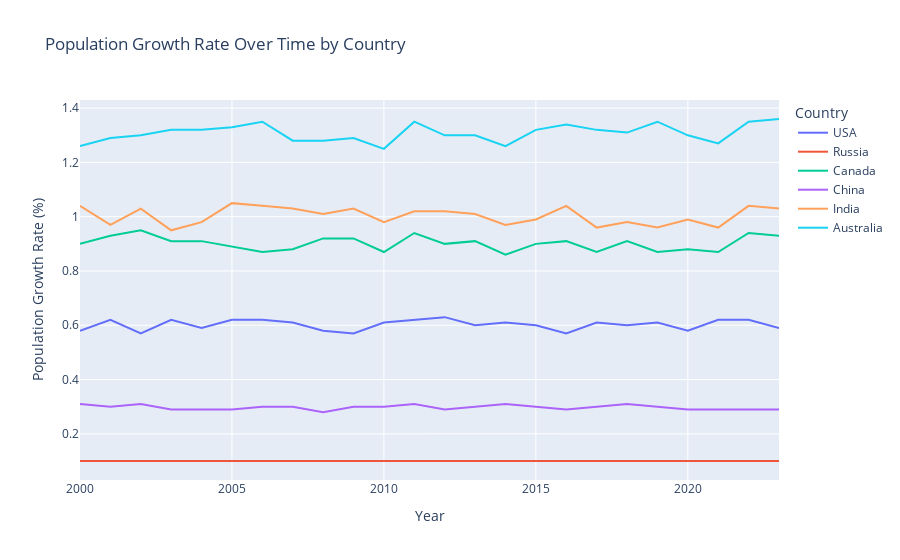

The notebook cell saved with this chart:
### Code cell
fig = px.line(df, x='Year', y='Population Growth Rate (%)', color='Country', title='Population Growth Rate Over Time by Country')
fig.show()

### Figure 1 — Plotly figure (JSON) as saved in the notebook; plotly's stock layout.template omitted (floating-point values rounded to 4 significant figures)
{"data": [{"hovertemplate": "Country=USA<br>Year=%{x}<br>Population Growth Rate (%)=%{y}<extra></extra>", "legendgroup": "USA", "line": {"color": "#636efa", "dash": "solid"}, "marker": {"symbol": "circle"}, "mode": "lines", "name": "USA", "orientation": "v", "showlegend": true, "type": "scatter", "x": [2000, 2001, 2002, 2003, 2004, 2005, 2006, 2007, 2008, 2009, 2010, 2011, 2012, 2013, 2014, 2015, 2016, 2017, 2018, 2019, 2020, 2021, 2022, 2023], "xaxis": "x", "y": [0.58, 0.62, 0.57, 0.62, 0.59, 0.62, 0.62, 0.61, 0.58, 0.57, 0.61, 0.62, 0.63, 0.6, 0.61, 0.6, 0.57, 0.61, 0.6, 0.61, 0.58, 0.62, 0.62, 0.59], "yaxis": "y"}, {"hovertemplate": "Country=Russia<br>Year=%{x}<br>Population Growth Rate (%)=%{y}<extra></extra>", "legendgroup": "Russia", "line": {"color": "#EF553B", "dash": "solid"}, "marker": {"symbol": "circle"}, "mode": "lines", "name": "Russia", "orientation": "v", "showlegend": true, "type": "scatter", "x": [2000, 2001, 2002, 2003, 2004, 2005, 2006, 2007, 2008, 2009, 2010, 2011, 2012, 2013, 2014, 2015, 2016, 2017, 2018, 2019, 2020, 2021, 2022, 2023], "xaxis": "x", "y": [0.1, 0.1, 0.1, 0.1, 0.1, 0.1, 0.1, 0.1, 0.1, 0.1, 0.1, 0.1, 0.1, 0.1, 0.1, 0.1, 0.1, 0.1, 0.1, 0.1, 0.1, 0.1, 0.1, 0.1], "yaxis": "y"}, {"hovertemplate": "Country=Canada<br>Year=%{x}<br>Population Growth Rate (%)=%{y}<extra></extra>", "legendgroup": "Canada", "line": {"color": "#00cc96", "dash": "solid"}, "marker": {"symbol": "circle"}, "mode": "lines", "name": "Canada", "orientation": "v", "showlegend": true, "type": "scatter", "x": [2000, 2001, 2002, 2003, 2004, 2005, 2006, 2007, 2008, 2009, 2010, 2011, 2012, 2013, 2014, 2015, 2016, 2017, 2018, 2019, 2020, 2021, 2022, 2023], "xaxis": "x", "y": [0.9, 0.93, 0.95, 0.91, 0.91, 0.89, 0.87, 0.88, 0.92, 0.92, 0.87, 0.94, 0.9, 0.91, 0.86, 0.9, 0.91, 0.87, 0.91, 0.87, 0.88, 0.87, 0.94, 0.93], "yaxis": "y"}, {"hovertemplate": "Country=China<br>Year=%{x}<br>Population Growth Rate (%)=%{y}<extra></extra>", "legendgroup": "China", "line": {"color": "#ab63fa", "dash": "solid"}, "marker": {"symbol": "circle"}, "mode": "lines", "name": "China", "orientation": "v", "showlegend": true, "type": "scatter", "x": [2000, 2001, 2002, 2003, 2004, 2005, 2006, 2007, 2008, 2009, 2010, 2011, 2012, 2013, 2014, 2015, 2016, 2017, 2018, 2019, 2020, 2021, 2022, 2023], "xaxis": "x", "y": [0.31, 0.3, 0.31, 0.29, 0.29, 0.29, 0.3, 0.3, 0.28, 0.3, 0.3, 0.31, 0.29, 0.3, 0.31, 0.3, 0.29, 0.3, 0.31, 0.3, 0.29, 0.29, 0.29, 0.29], "yaxis": "y"}, {"hovertemplate": "Country=India<br>Year=%{x}<br>Population Growth Rate (%)=%{y}<extra></extra>", "legendgroup": "India", "line": {"color": "#FFA15A", "dash": "solid"}, "marker": {"symbol": "circle"}, "mode": "lines", "name": "India", "orientation": "v", "showlegend": true, "type": "scatter", "x": [2000, 2001, 2002, 2003, 2004, 2005, 2006, 2007, 2008, 2009, 2010, 2011, 2012, 2013, 2014, 2015, 2016, 2017, 2018, 2019, 2020, 2021, 2022, 2023], "xaxis": "x", "y": [1.04, 0.97, 1.03, 0.95, 0.98, 1.05, 1.04, 1.03, 1.01, 1.03, 0.98, 1.02, 1.02, 1.01, 0.97, 0.99, 1.04, 0.96, 0.98, 0.96, 0.99, 0.96, 1.04, 1.03], "yaxis": "y"}, {"hovertemplate": "Country=Australia<br>Year=%{x}<br>Population Growth Rate (%)=%{y}<extra></extra>", "legendgroup": "Australia", "line": {"color": "#19d3f3", "dash": "solid"}, "marker": {"symbol": "circle"}, "mode": "lines", "name": "Australia", "orientation": "v", "showlegend": true, "type": "scatter", "x": [2000, 2001, 2002, 2003, 2004, 2005, 2006, 2007, 2008, 2009, 2010, 2011, 2012, 2013, 2014, 2015, 2016, 2017, 2018, 2019, 2020, 2021, 2022, 2023], "xaxis": "x", "y": [1.26, 1.29, 1.3, 1.32, 1.32, 1.33, 1.35, 1.28, 1.28, 1.29, 1.25, 1.35, 1.3, 1.3, 1.26, 1.32, 1.34, 1.32, 1.31, 1.35, 1.3, 1.27, 1.35, 1.36], "yaxis": "y"}], "layout": {"legend": {"title": {"text": "Country"}, "tracegroupgap": 0}, "title": {"text": "Population Growth Rate Over Time by Country"}, "xaxis": {"anchor": "y", "domain": [0, 1], "title": {"text": "Year"}}, "yaxis": {"anchor": "x", "domain": [0, 1], "title": {"text": "Population Growth Rate (%)"}}}}
